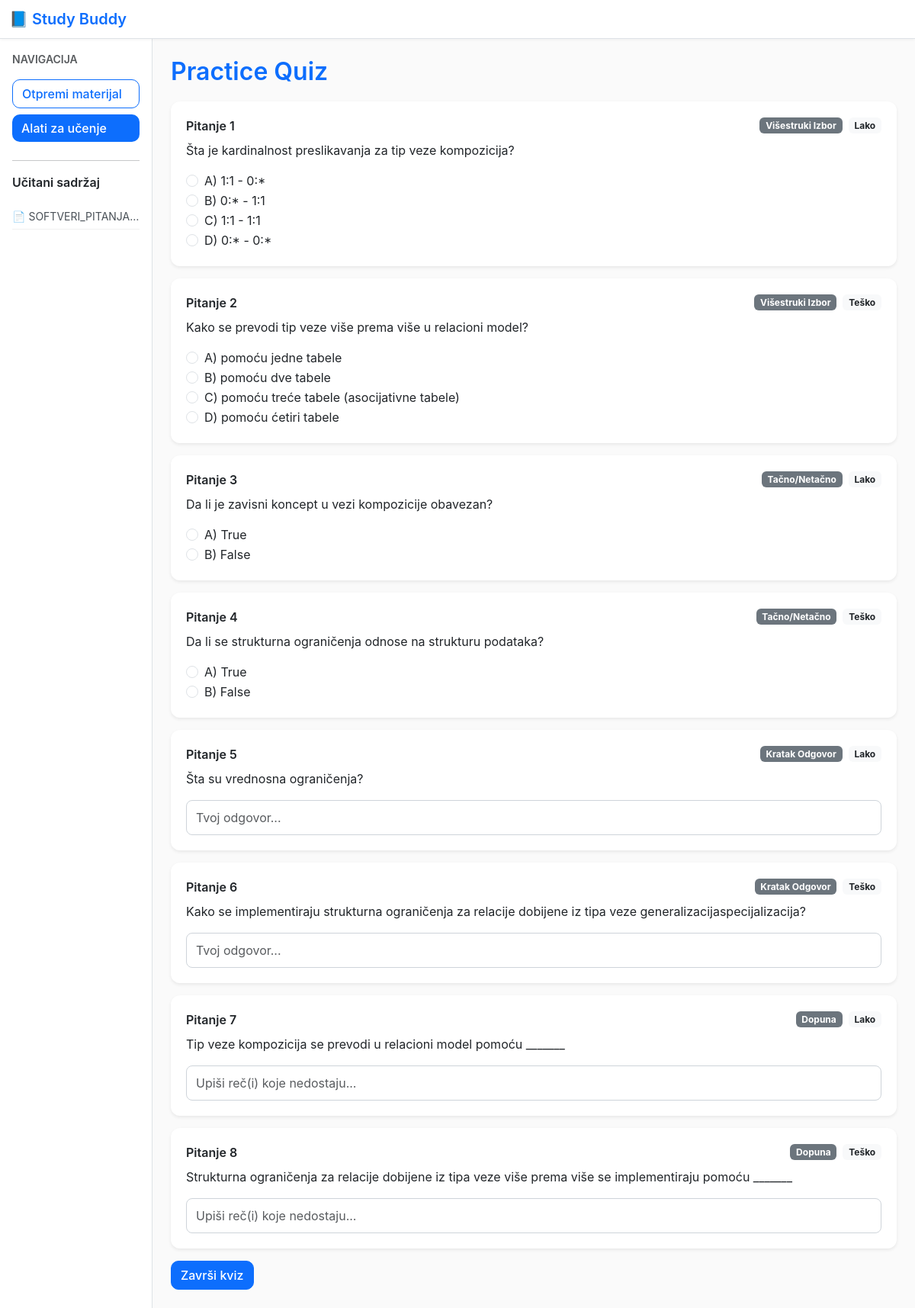
The page /quiz/6 on the database its author committed.
### models.py (models this page shows)
class Document(Base):
    __tablename__ = 'documents'
    id = Column(Integer, primary_key=True)
    filename = Column(String(255), nullable=False)
    size_kb = Column(Integer, default=0)
    content = Column(Text, nullable=False)
    created_at = Column(DateTime, default=datetime.utcnow)
    summaries = relationship('Summary', back_populates='document', cascade='all,delete')
    quizzes   = relationship('Quiz',     back_populates='document', cascade='all,delete')
    flashcards= relationship('Flashcard',back_populates='document', cascade='all,delete')

class Quiz(Base):
    __tablename__ = 'quizzes'
    id = Column(Integer, primary_key=True)
    document_id = Column(Integer, ForeignKey('documents.id'), nullable=False)
    title = Column(String(255), default='Kviz')
    total_questions = Column(Integer, default=0)
    created_at = Column(DateTime, default=datetime.utcnow)
    document = relationship('Document', back_populates='quizzes')
    questions = relationship('Question', back_populates='quiz', cascade='all,delete')

class Question(Base):
    __tablename__ = 'questions'
    id = Column(Integer, primary_key=True)
    quiz_id = Column(Integer, ForeignKey('quizzes.id'), nullable=False)
    kind = Column(String(32))         # mcq|tf|short|fill
    difficulty = Column(String(16))   # easy|medium|hard
    prompt = Column(Text, nullable=False)
    options = Column(Text)            # "A) ...|B) ...|C) ...|D) ..."
    correct_answer = Column(Text)     # "A" / "True" / slobodan tekst
    explanation = Column(Text)
    quiz = relationship('Quiz', back_populates='questions')

### app.py (the view)
@app.get('/quiz/<int:quiz_id>')
def quiz_view(quiz_id):
    s = Session()
    quiz = s.get(Quiz, quiz_id)
    if not quiz:
        flash('Kviz nije pronadjen.')
        return redirect(url_for('tools'))
    return render_template('quiz_view.html', quiz=quiz)

### app.py (called while the page is built)
@app.context_processor
def inject_docs():
    s = Session()
    docs = s.query(Document).order_by(Document.created_at.desc()).all()
    return {'sidebar_docs': docs}

### templates/quiz_view.html (shortened to what this page needs)
{% extends 'base.html' %}
{% block content %}
<h2 class="d-flex align-items-center gap-3">
  {{ quiz.title }}
</h2>
<form method="post" action="{{ url_for('quiz_grade', quiz_id=quiz.id) }}">
  {% for q in quiz.questions %}
  <div class="card mb-3 shadow-sm">
    <div class="card-body">
      <div class="d-flex justify-content-between align-items-center">
        <div class="fw-semibold">Pitanje {{ loop.index }}</div>
        <div class="d-flex align-items-center gap-2">
          <span class="badge bg-secondary text-capitalize">
            {% if q.kind == 'mcq' %}višestruki izbor{% elif q.kind == 'tf' %}tačno/netačno{% elif q.kind == 'short' %}kratak odgovor{% else %}dopuna{% endif %}
          </span>
          <span class="badge bg-light text-dark text-capitalize">
            {% if q.difficulty == 'Easy' or q.difficulty == 'easy' %}lako{% elif q.difficulty == 'Medium' or q.difficulty == 'medium' %}srednje{% else %}teško{% endif %}
          </span>
        </div>
      </div>
      <p class="mt-2 mb-3">{{ q.prompt }}</p>
      {% if q.kind in ['mcq','tf'] %}
        {% set opts = (q.options or '').split('|') %}
        {% for opt in opts %}
          {% set letter = (opt.split(')')[0] or '').strip() %}
          <div class="form-check">
            <input class="form-check-input" type="radio"
                   name="q_{{ q.id }}"
                   value="{{ letter }}"
                   id="q{{ q.id }}_{{ loop.index }}"
                   {% if answers and answers.get(q.id)|default('') == letter %}checked{% endif %}>
            <label class="form-check-label" for="q{{ q.id }}_{{ loop.index }}">{{ opt }}</label>
          </div>
        {% endfor %}
      {% elif q.kind in ['short','fill'] %}
        <input class="form-control" type="text" name="q_{{ q.id }}"
               placeholder="{% if q.kind == 'fill' %}Upiši reč(i) koje nedostaju...{% else %}Tvoj odgovor...{% endif %}"
               value="{{ answers.get(q.id) if answers else '' }}">
      {% endif %}
    </div>
  </div>
  {% endfor %}
  {% if score is not defined %}
    <button class="btn btn-primary">Završi kviz</button>
  {% else %}
    <a class="btn btn-outline-primary" href="{{ url_for('quiz_view', quiz_id=quiz.id) }}">Ponovi kviz</a>
  {% endif %}
</form>
{% endblock %}

### templates/base.html (shortened to what this page needs)
<!doctype html>
<html lang="sr">
<head>
  <link href="https://cdn.jsdelivr.net/npm/bootstrap@5.3.3/dist/css/bootstrap.min.css" rel="stylesheet">
  <link href="{{ url_for('static', filename='style.css') }}" rel="stylesheet">
</head>
<body>
<nav class="navbar navbar-light bg-light border-bottom">
  <div class="container-fluid">
    <span class="navbar-brand mb-0 h1">📘 Study Buddy</span>
  </div>
</nav>
<div class="container-fluid">
  <div class="row">
    <aside class="col-12 col-md-3 col-lg-2 border-end p-3 bg-white">
      <div class="mb-3 fw-semibold small text-uppercase text-muted">Navigacija</div>
      <a class="btn btn-outline-primary w-100 mb-2" href="{{ url_for('upload') }}">Otpremi materijal</a>
      <a class="btn btn-primary w-100 mb-2" href="{{ url_for('tools') }}">Alati za učenje</a>
      <hr>
      <div class="fw-semibold mb-2">Učitani sadržaj</div>
      {% if sidebar_docs %}
        <ul class="list-unstyled small">
          {% for d in sidebar_docs %}
            <li class="text-truncate" title="{{ d.filename }}">📄 {{ d.filename }}</li>
          {% endfor %}
        </ul>
      {% else %}
        <div class="text-muted small">Još nema sadržaja</div>
      {% endif %}
    </aside>
    <main class="col-12 col-md-9 col-lg-10 p-4">
      {% block content %}{% endblock %}
    </main>
  </div>
</div>
</body>
</html>

### static/style.css (style rules this page uses)
body { background-color: #f8f9fa; font-family: 'Inter', 'Segoe UI', sans-serif; color: #212529; }
h2 { font-weight: 600; margin-bottom: 1.2rem; color: #0d6efd; }
.navbar { background-color: #ffffff !important; box-shadow: 0 1px 4px rgba(0, 0, 0, 0.05); }
.navbar-brand { font-weight: 600; color: #0d6efd !important; display: flex; align-items: center; gap: 6px; }
aside { background: #ffffff; min-height: 100vh; border-right: 1px solid #dee2e6; padding-top: 1.5rem !important; }
aside .btn { text-align: left; font-weight: 500; }
aside .btn-outline-primary { border-color: #0d6efd; color: #0d6efd; }
aside .btn-primary { background-color: #0d6efd; border: none; }
aside ul { margin-top: 1rem; }
aside li { padding: 6px 0; border-bottom: 1px solid #f1f1f1; color: #495057; }
main { background: #fafafa; min-height: 100vh; }
.card { border-radius: 12px; border: none; box-shadow: 0 3px 8px rgba(0, 0, 0, 0.05); transition: all 0.2s ease-in-out; }
.card-body { padding: 1.25rem; }
.btn { border-radius: 10px; font-weight: 500; }
.btn-primary, .btn-info, .btn-success, .btn-outline-secondary { background-color: #0d6efd; border-color: #0d6efd; color: #fff; }
.btn-outline-primary { border-color: #0d6efd; color: #0d6efd; }
input.form-control, select.form-select { border-radius: 8px; border: 1px solid #ced4da; padding: 10px 12px; }

### rows shown on the page
Document: filename "SOFTVERI_PITANJA…"
Quiz: title "Practice Quiz"
Question: kind "Višestruki Izbor", difficulty "Lako", prompt "Šta je kardinalnost preslikavanja za tip veze kompozicija?", opts "A) 1:1 - 0:*" "B) 0:* - 1:1" "C) 1:1 - 1:1" "D) 0:* - 0:*"
Question: kind "Višestruki Izbor", difficulty "Teško", prompt "Kako se prevodi tip veze više prema više u relacioni model?", opts "A) pomoću jedne tabele" "B) pomoću dve tabele" "C) pomoću treće tabele (asocijativne tabele)" "D) pomoću ćetiri tabele"
Question: kind "Tačno/Netačno", difficulty "Lako", prompt "Da li je zavisni koncept u vezi kompozicije obavezan?", opts "A) True" "B) False"
Question: kind "Tačno/Netačno", difficulty "Teško", prompt "Da li se strukturna ograničenja odnose na strukturu podataka?", opts "A) True" "B) False"
Question: shows "Kratak Odgovor", difficulty "Lako", prompt "Šta su vrednosna ograničenja?"
Question: shows "Kratak Odgovor", difficulty "Teško", prompt "Kako se implementiraju strukturna ograničenja za relacije dobijene iz tipa veze generalizacijaspecijalizacija?"
Question: shows "Dopuna", difficulty "Lako", prompt "Tip veze kompozicija se prevodi u relacioni model pomoću _______"
Question: shows "Dopuna", difficulty "Teško", prompt "Strukturna ograničenja za relacije dobijene iz tipa veze više prema više se implementiraju pomoću _______"
